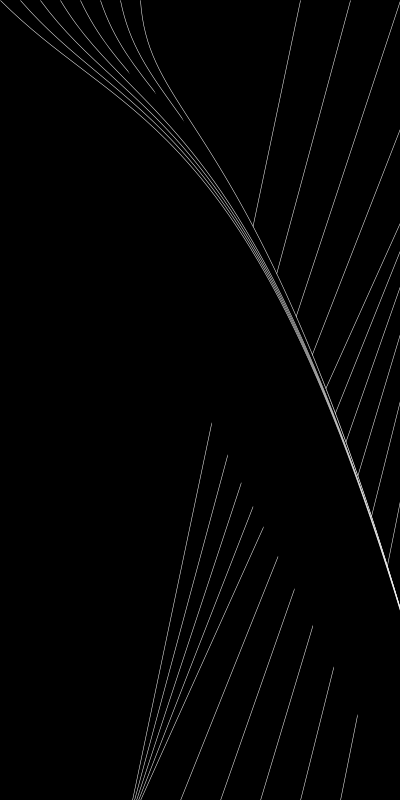
Frame 1 (no input)
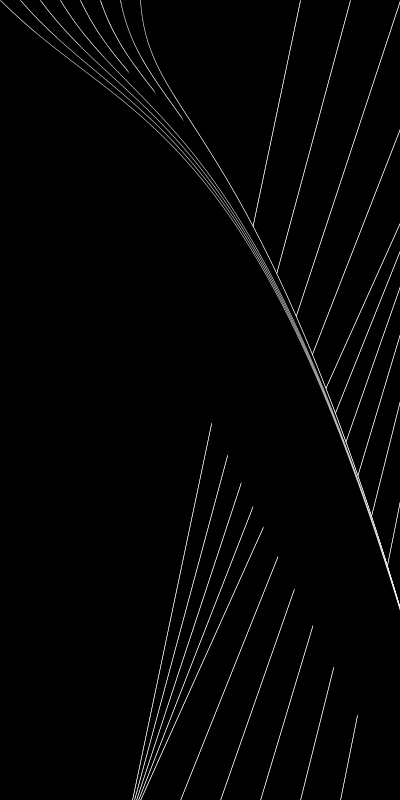
Frame 2 (the mouse pressed at the canvas centre, redrawn once)

The Processing sketch that drew these frames (run headless with seeded random() and noise(); the mouse was pressed at the canvas centre and the sketch redrawn once):

// Processing sketch: processing_24817
// ── processing_24817.pde


//import processing.pdf.*;

int patternSeperationX = 100;
int patternSeperationY = 100;


void setup(){
  
  size(400,800);
  // beginRecord(PDF,"patternmaterial.pdf");
 noLoop();
  
 background(0);
 smooth();
 noLoop();
  
  for(int i = 0; i < width/patternSeperationX; i++){
      for(int j = 0; j < height/patternSeperationY; j++){
        pushMatrix();
        translate(i*patternSeperationX, j*patternSeperationY);
        yourFunction();
        popMatrix();
      }
  }
  
}


void draw()
{
   fill(0);
  stroke(255);
  strokeWeight(0.5);
  line(500,0,50,1000);
  line(450,0,60,1000);
  line(400,0,70,1000);
  line(350,0,80,1000);
  line(300,0,90,1000);
  line(500,0,100,1000);
  line(500,0,150,1000);
  line(500,0,200,1000);
  line(500,0,250,1000);
  line(500,0,300,1000);
  line(500,0,400,1000);
 
  bezier(80,0,150,150,300,100,500,1000);
  bezier(100,0,150,150,300,100,500,1000);
  bezier(120,0,150,150,300,100,500,1000);
  bezier(140,0,150,150,300,100,500,1000);
  bezier(60,0,150,150,300,100,500,1000);
  bezier(40,0,150,150,300,100,500,1000);
  bezier(20,0,150,150,300,100,500,1000); 
  bezier(0,0,150,150,300,100,500,1000);
            
 endRecord(); 
}


void yourFunction(){
  

 
   
}

void keyPressed(){
  if(key=='s'||key=='S');


    }
